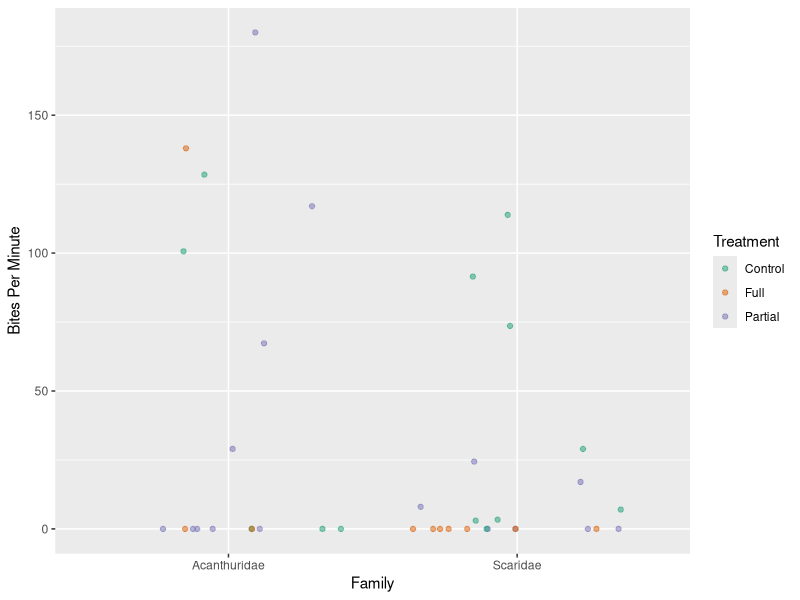
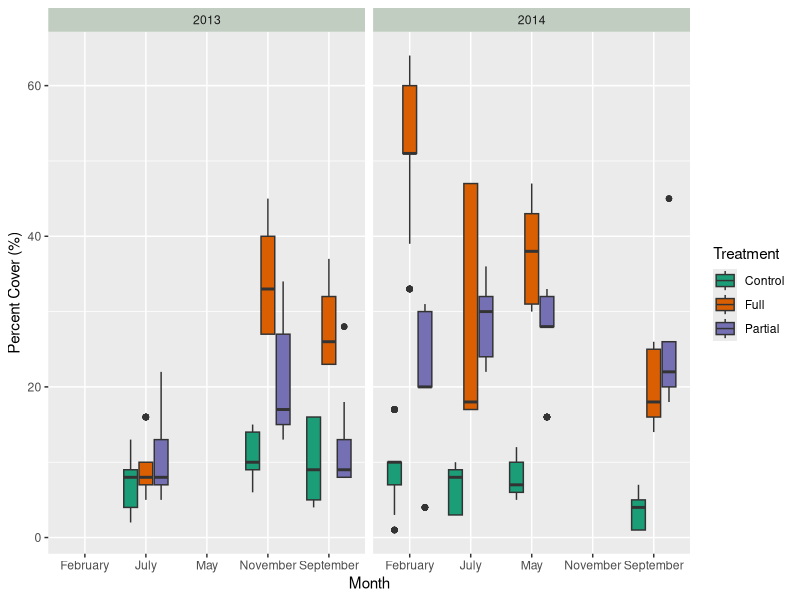
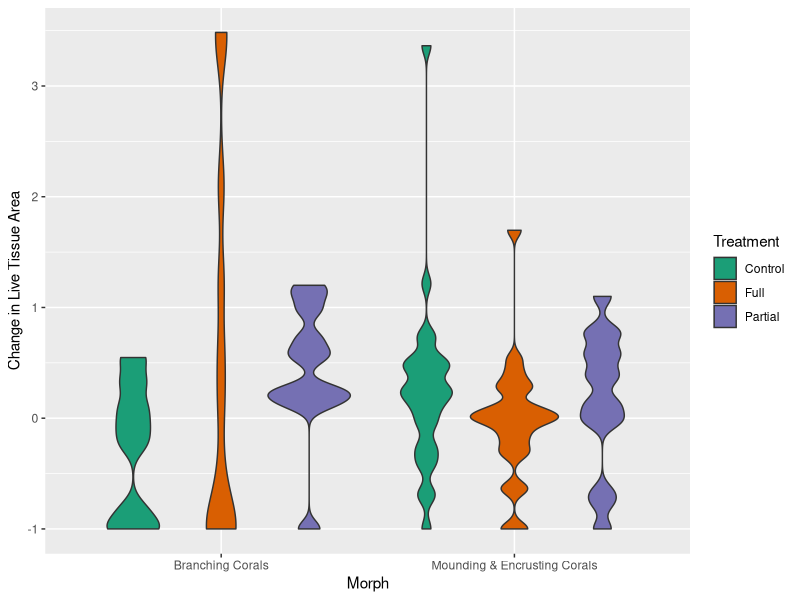

These figures' R source, in order:
## ---- chunk 1
knitr::opts_chunk$set(echo = TRUE)
library(tidyverse)

### All libraries must be loaded in this chunk
### Any global options you'd like to set (a global ggplot theme for example) should go here
## ---- chunk 2
## Read in and save your two tidy CSV files here for downstream use. 
## Show their output with head() for reproduciblity!
read_csv("treatment_results.csv") -> treatment_results
head(treatment_results)
read_csv("plot_bites.csv") -> plot_bites
head(plot_bites)
## ---- chunk 3
## Code to prepare data for plotting goes here. 
## It should save a dataset you can use to plot in the next chunk.
plot_bites %>%
  filter(family == c("Acanthuridae", "Scaridae"), treatment == c("Full", "Partial", "Control")) %>% 
  #only need the two families according to previos graph and then filtered all treatment types
  select(treatment,family,timeCorrBites) -> new_bites_hour
  #out of all the columns, only needed treatment, family, and timeCorrBites

head(new_bites_hour)
#making sure it has all necessary components for graph
## ---- chunk 4
## plot the data here.
## ensure an appropriate figure size and legible output by setting the fig.width and fig.height for this chunk
new_bites_hour %>%
  ggplot(aes(x = family, y= timeCorrBites)) +
  geom_jitter(aes(color=treatment), alpha=0.5)+ #used alpha so can guarantee seeing all of the points
  scale_color_brewer(palette= "Dark2") + #colorblind friendly palette
  labs(x = "Family", y = "Bites Per Minute", color = "Treatment") ->figure3b 
  #as per the metadata, it is by minute not hour

figure3b

## ---- chunk 5
## Code to prepare data for plotting goes here. 
## It should save a dataset you can use to plot in the next chunk.

treatment_results %>%
  filter(Species == "artCal") %>% 
  #only selecting articulated calcareous algae
  select(Species, treatment, Month, Year, Percent_cover) -> new_artcal_results
  #figure will need the species, month/year, percent cover

head(new_artcal_results)
#making sure it has all necessary components for figure
## ---- chunk 6
## plot the data here.
## ensure an appropriate figure size and legible output by setting the fig.width and fig.height for this chunk

new_artcal_results %>%
  ggplot(aes(x = Month, y = Percent_cover, fill= treatment)) +
  geom_boxplot() +
  #would be able to show outliers in this form of graph as well as average
  facet_grid(~Year)+
  #wanted the years next to eachother to observe year difference
  scale_fill_brewer(palette= "Dark2") +
  #colorblind friendly palette 
  theme(strip.background = element_rect(fill = "honeydew3")) +
  #felt like switching up the header color
  labs(y = "Percent Cover (%)", fill = "Treatment") -> figure_5b

figure_5b
## ---- chunk 7
## Code to prepare data for plotting goes here. 
## It should save a dataset you can use to plot in the next chunk.

treatment_results %>%
 mutate(Morph = case_when(morph == "mound.crust" ~ "Mounding & Encrusting Corals", morph == "branch" ~ "Branching Corals")) %>%
  drop_na(Morph) %>%
  #removed NAs
  select(- morph) %>%
  #removed column since created a new one with new names
  select(Morph, growth, treatment) -> new_morph
  #only shows what I will be graphing so it is cleaner to look like and when deciding how to wrangle data
  
new_morph
## ---- chunk 8
## plot the data here.
## ensure an appropriate figure size and legible output by setting the fig.width and fig.height for this chunk

new_morph %>%
  ggplot(aes(x = Morph, y = growth, fill = treatment)) +
  geom_violin() +
  #would show distribution of data
  scale_fill_brewer(palette = "Dark2") +
  #colorblind friendly
  labs(y = "Change in Live Tissue Area", fill = "Treatment")
## ---- chunk 9
## Code to prepare data for plotting goes here. 
## It should save a dataset you can use to plot in the next chunk.
## ---- chunk 10
## plot the data here.
## ensure an appropriate figure size and legible output by setting the fig.width and fig.height for this chunk
## ---- chunk 11
## Code to prepare data for plotting goes here. 
## It should save a dataset you can use to plot in the next chunk.
## ---- chunk 12
## plot the data here.
## ensure an appropriate figure size and legible output by setting the fig.width and fig.height for this chunk
